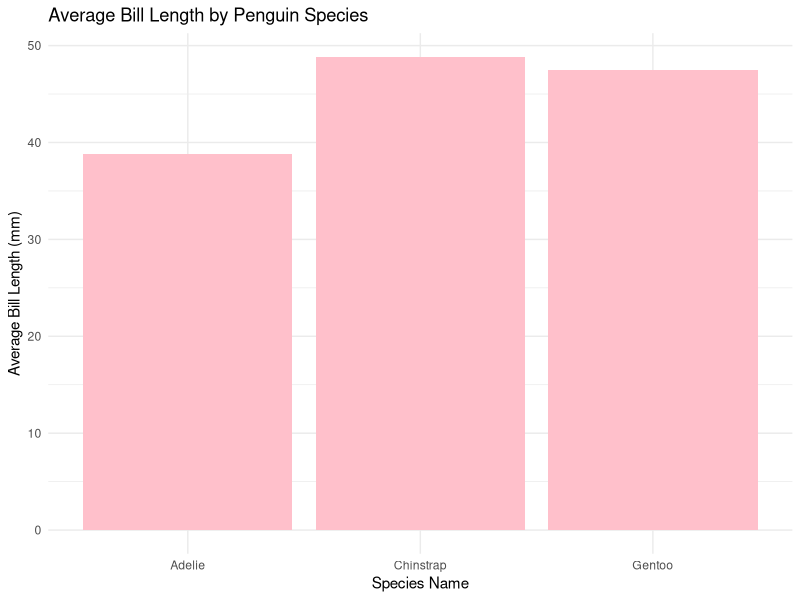

Source code (R):
## ---- chunk 1
library(tidyverse)
library(palmerpenguins)
library(dplyr)

glimpse(penguins)
## ---- chunk 2
data_summary <- penguins |>
  group_by(species) |>
  summarize(
    avg_bill_length = mean(bill_length_mm, na.rm = TRUE)
  )

data_summary
## ---- chunk 3
data_summary |>
  ggplot(
    mapping = aes(x = species, y = avg_bill_length)
  ) +
  geom_col(fill = "pink") +
  labs(
    title = "Average Bill Length by Penguin Species",
    x = "Species Name",
    y = "Average Bill Length (mm)"
  ) +
  theme_minimal()
